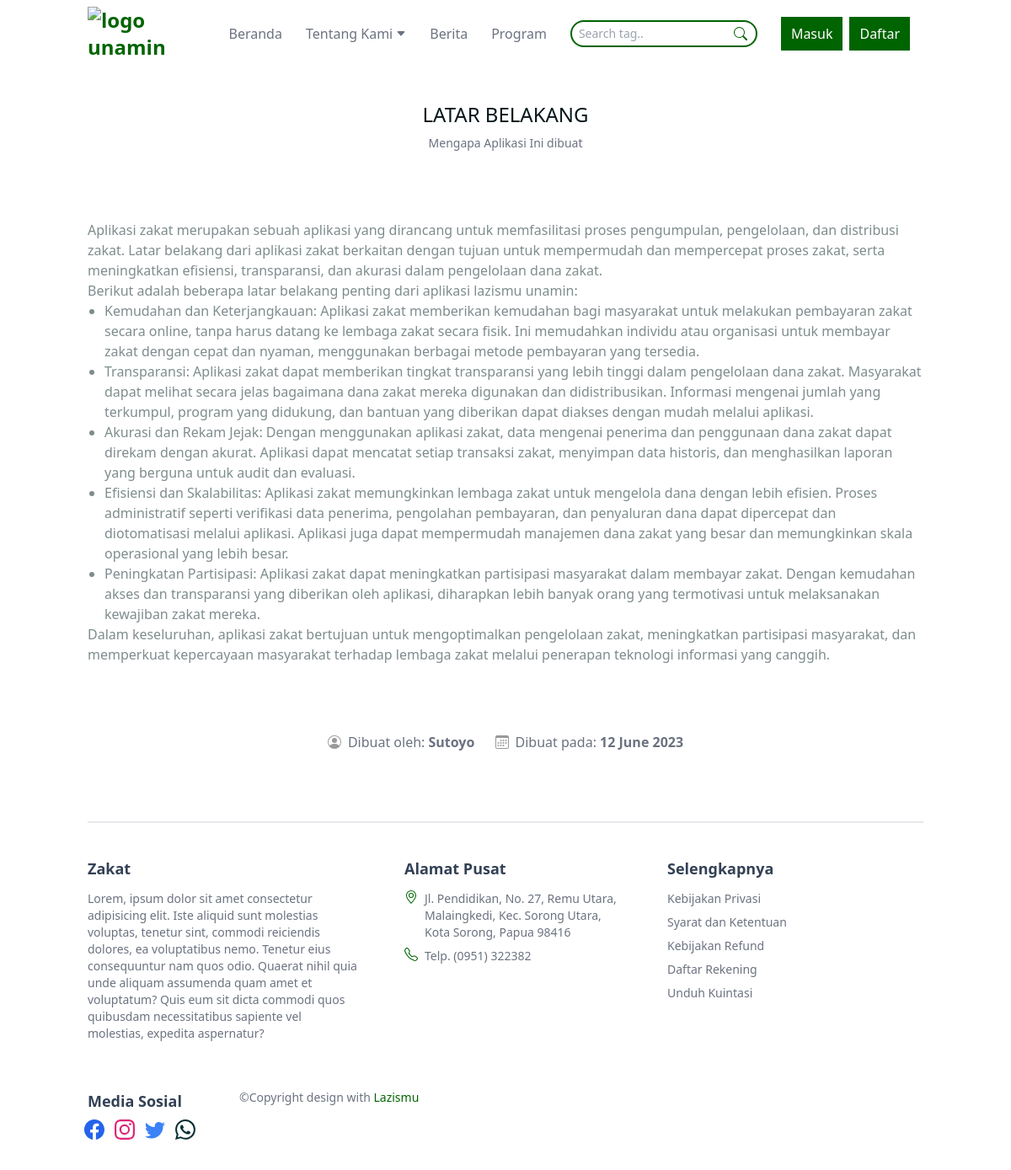
Page /public/latarbelakang on the committed database.
### tables this page shows
CREATE TABLE `tb_latarbelakang` (
  `id_latarbelakang` int NOT NULL,
  `username` varchar(50) NOT NULL,
  `content` text NOT NULL,
  `datetime` datetime NOT NULL
);

### app/core/Controller.php (called while the page is built, shortened)
<?php
class Controller {
  public function view($view, $data = []): void {
    require_once '../app/views/' . $view . '.php';
  }
  public function model($model_class): object {
    return new $model_class;
  }
}

### app/controllers/Latarbelakang.php (called while the page is built, shortened)
<?php
class Latarbelakang extends Controller {
  public function index(): void {
    $data['judul'] = 'Latar Belakang';
    $data['latar-belakang'] = $this->model('LatarBelakang_model')->getLatarBelakang();
    $this->view('latarbelakang/index', $data);
  }
}

### app/core/App.php (called while the page is built, shortened)
<?php
class App {
  protected $controller = 'Web', $method = 'index', $params = [];
  public function __construct()
  {
    $this->controller = new $this->controller;
    call_user_func_array([$this->controller, $this->method], $this->params);
  }
}

### public/index.php (called while the page is built, shortened)
<?php
require_once '../app/init.php';
$app = new App;

### app/core/Database.php (called while the page is built, shortened)
<?php
class Database {
  private $host = DBHOST, $user = DBUSER, $pass = DBPASS, $dbname = DBNAME;
  private $dbh;
  private $stmt;
  public function __construct()
  {
    $dsn = "mysql:host=$this->host;dbname=$this->dbname";
    $options = [
      PDO::ATTR_PERSISTENT => true,
      PDO::ATTR_ERRMODE    => PDO::ERRMODE_EXCEPTION
    ];
    try {
      $this->dbh = new PDO($dsn, $this->user, $this->pass, $options);
    } catch(PDOException $e) {
      die($e->getMessage());
    }
  }
  public function query($query): void {
    $this->stmt = $this->dbh->prepare($query);
  }
  public function execute(): void {
    $this->stmt->execute();
  }
  public function single(): array|bool {
    $this->execute();
    return $this->stmt->fetch(PDO::FETCH_ASSOC);
  }
}

### app/models/LatarBelakang_model.php (called while the page is built)
<?php
class LatarBelakang_model {
  private $table = 'tb_latarbelakang';
  private $db;
  public function __construct()
  {
    $this->db = new Database();
  }
  public function getLatarBelakang(): array
  {
    $query = "SELECT * FROM $this->table";
    $this->db->query($query);
    return $this->db->single();
  }
}

### app/init.php (called while the page is built, shortened)
<?php
spl_autoload_register(function($class) {
    $class = explode('\\', $class);
    $class = end($class);
});

### app/views/latarbelakang/index.php (the view, shortened to what this page needs)
<div class="container">
  <div class="content">
    <div class="title mb-20">
      <h3 class="text-title">Latar Belakang</h3>
      <span class="text-sm text-lightgray mt-2 inline-block">Mengapa Aplikasi Ini dibuat</span>
    </div>
    <div>
      <?php echo $data['latar-belakang']['content']?>
    </div>
    <div class="text-center mt-20">
      <div class="inline-flex text-lightgray items-center mr-5">
        <span class="mr-2"></span>
        <span>Dibuat oleh: <strong><?= $data['latar-belakang']['username'] ?></strong></span>
      </div>
      <div class="inline-flex items-center text-lightgray">
        <span class="mr-2"></span>
        <span>Dibuat pada: <strong><?= date('d F Y',strtotime(explode(' ', $data['latar-belakang']['datetime'])[0])) ?></strong></span>
      </div>
    </div>
  </div>
</div>

### public/css/app.css (style rules this page uses)
html { line-height: 1.5; -webkit-text-size-adjust: 100%; -moz-tab-size: 4; -o-tab-size: 4; tab-size: 4; font-family: ui-sans-serif, system-ui, -apple-system, BlinkMacSystemFont, "Segoe UI", Roboto, "Helvetica Neue", Arial, "Noto Sans", sans-serif, "Apple Color Emoji", "Segoe UI Emoji", "Segoe UI Symbol", "Noto Color Emoji"; font-feature-settings: normal; }
body { margin: 0; line-height: inherit; }
h1, h2, h3, h4, h5, h6 { font-size: inherit; font-weight: inherit; }
b, strong { font-weight: bolder; }
blockquote, dl, dd, h1, h2, h3, h4, h5, h6, hr, figure, p, pre { margin: 0; }
ol, ul, menu { list-style: none; margin: 0; padding: 0; }
img, svg, video, canvas, audio, iframe, embed, object { display: block; vertical-align: middle; }
.container { width: 100%; margin-right: auto; margin-left: auto; padding-right: 16px; padding-left: 16px; }
@media (min-width: 640px) { .container { max-width: 640px; } }
@media (min-width: 768px) { .container { max-width: 768px; } }
@media (min-width: 1024px) { .container { max-width: 1024px; } }
.mb-20 { margin-bottom: 5rem; }
.mr-2 { margin-right: 0.5rem; }
.mr-5 { margin-right: 1.25rem; }
.mt-2 { margin-top: 0.5rem; }
.mt-20 { margin-top: 5rem; }
.inline-block { display: inline-block; }
.flex { display: flex; }
.inline-flex { display: inline-flex; }
.w-full { width: 100%; }
.flex-col { flex-direction: column; }
.items-center { align-items: center; }
.gap-3 { gap: 0.75rem; }
.gap-4 { gap: 1rem; }
.scroll-smooth { scroll-behavior: smooth; }
.text-center { text-align: center; }
.text-sm { font-size: 0.875rem; line-height: 1.25rem; }
.text-lightgray { --tw-text-opacity: 1; color: rgb(107 114 128 / var(--tw-text-opacity)); }
.title { margin-top: 2.5rem; text-align: center; }
.text-title { font-size: 1.5rem; line-height: 2rem; font-weight: 500; text-transform: uppercase; --tw-text-opacity: 1; color: rgb(5 22 26 / var(--tw-text-opacity)); }

### rows in the picture
tb_latarbelakang: content "Aplikasi zakat merupakan sebuah aplikasi yang dirancang untuk memfasilitasi proses pengumpulan, pengelolaan, dan distribusi zakat. Latar belakang dari aplikasi zakat berkaitan dengan tujuan untuk mempermudah dan mempercepat proses zakat, serta meningkatkan efisiensi, transparansi, dan akurasi dalam pengelolaan dana zakat. Berikut adalah beberapa latar belakang penting dari aplikasi lazismu unamin: Kemudahan dan Keterjangkauan: Aplikasi zakat memberikan kemudahan bagi masyarakat untuk melakukan pembayaran zakat secara online, tanpa harus datang ke lembaga zakat secara fisik. Ini memudahkan individu atau organisasi untuk membayar zakat dengan cepat dan nyaman, menggunakan berbagai metode…", username "Sutoyo", datetime "12 June 2023"
